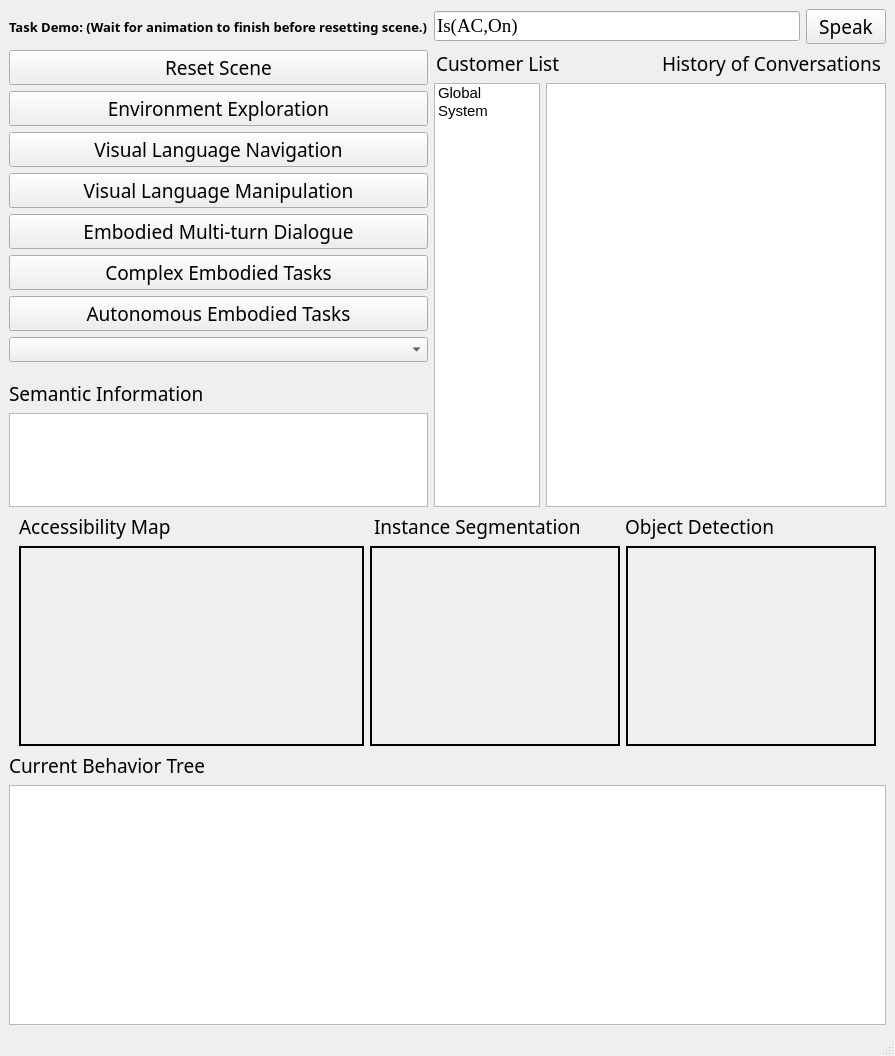
<?xml version="1.0" encoding="UTF-8"?>
<ui version="4.0">
 <class>MainWindow</class>
 <widget class="QMainWindow" name="MainWindow">
  <property name="geometry">
   <rect>
    <x>0</x>
    <y>0</y>
    <width>895</width>
    <height>1056</height>
   </rect>
  </property>
  <property name="windowTitle">
   <string>BTGym</string>
  </property>
  <property name="autoFillBackground">
   <bool>false</bool>
  </property>
  <widget class="QWidget" name="centralwidget">
   <layout class="QGridLayout" name="gridLayout">
    <item row="1" column="1" rowspan="5" colspan="2">
     <layout class="QVBoxLayout" name="verticalLayout_4">
      <item>
       <layout class="QHBoxLayout" name="horizontalLayout_2">
        <property name="spacing">
         <number>100</number>
        </property>
        <item>
         <widget class="QLabel" name="label_10">
          <property name="sizePolicy">
           <sizepolicy hsizetype="Maximum" vsizetype="Preferred">
            <horstretch>0</horstretch>
            <verstretch>0</verstretch>
           </sizepolicy>
          </property>
          <property name="font">
           <font>
            <family>黑体</family>
            <pointsize>14</pointsize>
           </font>
          </property>
          <property name="text">
           <string>Customer List</string>
          </property>
         </widget>
        </item>
        <item>
         <widget class="QLabel" name="label_11">
          <property name="sizePolicy">
           <sizepolicy hsizetype="Fixed" vsizetype="Preferred">
            <horstretch>0</horstretch>
            <verstretch>0</verstretch>
           </sizepolicy>
          </property>
          <property name="font">
           <font>
            <family>黑体</family>
            <pointsize>14</pointsize>
           </font>
          </property>
          <property name="text">
           <string>History of Conversations</string>
          </property>
         </widget>
        </item>
       </layout>
      </item>
      <item>
       <layout class="QHBoxLayout" name="horizontalLayout">
        <item>
         <widget class="QListWidget" name="list_customer">
          <property name="sizePolicy">
           <sizepolicy hsizetype="Minimum" vsizetype="Expanding">
            <horstretch>0</horstretch>
            <verstretch>0</verstretch>
           </sizepolicy>
          </property>
          <property name="minimumSize">
           <size>
            <width>50</width>
            <height>250</height>
           </size>
          </property>
          <property name="font">
           <font>
            <pointsize>11</pointsize>
           </font>
          </property>
          <item>
           <property name="text">
            <string>Global</string>
           </property>
          </item>
          <item>
           <property name="text">
            <string>System</string>
           </property>
          </item>
         </widget>
        </item>
        <item>
         <widget class="QTextEdit" name="edit_local_history">
          <property name="enabled">
           <bool>true</bool>
          </property>
          <property name="sizePolicy">
           <sizepolicy hsizetype="Minimum" vsizetype="Expanding">
            <horstretch>0</horstretch>
            <verstretch>0</verstretch>
           </sizepolicy>
          </property>
          <property name="minimumSize">
           <size>
            <width>340</width>
            <height>0</height>
           </size>
          </property>
          <property name="font">
           <font>
            <pointsize>11</pointsize>
           </font>
          </property>
          <property name="readOnly">
           <bool>true</bool>
          </property>
         </widget>
        </item>
       </layout>
      </item>
     </layout>
    </item>
    <item row="6" column="0" colspan="3">
     <layout class="QGridLayout" name="gridLayout_3">
      <item row="1" column="0">
       <layout class="QVBoxLayout" name="verticalLayout_2">
        <item>
         <widget class="QLabel" name="label_5">
          <property name="font">
           <font>
            <family>黑体</family>
            <pointsize>14</pointsize>
           </font>
          </property>
          <property name="text">
           <string>Current Behavior Tree</string>
          </property>
         </widget>
        </item>
        <item>
         <widget class="QGraphicsView" name="img_view_bt">
          <property name="sizePolicy">
           <sizepolicy hsizetype="Expanding" vsizetype="Fixed">
            <horstretch>0</horstretch>
            <verstretch>0</verstretch>
           </sizepolicy>
          </property>
          <property name="minimumSize">
           <size>
            <width>0</width>
            <height>240</height>
           </size>
          </property>
         </widget>
        </item>
       </layout>
      </item>
      <item row="0" column="0">
       <layout class="QGridLayout" name="gridLayout_2">
        <item row="0" column="0">
         <layout class="QHBoxLayout" name="horizontalLayout_4">
          <property name="spacing">
           <number>0</number>
          </property>
          <property name="leftMargin">
           <number>0</number>
          </property>
          <item>
           <widget class="QLabel" name="label_6">
            <property name="sizePolicy">
             <sizepolicy hsizetype="Fixed" vsizetype="Preferred">
              <horstretch>0</horstretch>
              <verstretch>0</verstretch>
             </sizepolicy>
            </property>
            <property name="minimumSize">
             <size>
              <width>355</width>
              <height>0</height>
             </size>
            </property>
            <property name="font">
             <font>
              <family>黑体</family>
              <pointsize>14</pointsize>
             </font>
            </property>
            <property name="text">
             <string>Accessibility Map</string>
            </property>
           </widget>
          </item>
          <item>
           <widget class="QLabel" name="label_7">
            <property name="sizePolicy">
             <sizepolicy hsizetype="Preferred" vsizetype="Preferred">
              <horstretch>0</horstretch>
              <verstretch>0</verstretch>
             </sizepolicy>
            </property>
            <property name="minimumSize">
             <size>
              <width>0</width>
              <height>0</height>
             </size>
            </property>
            <property name="font">
             <font>
              <family>黑体</family>
              <pointsize>14</pointsize>
             </font>
            </property>
            <property name="text">
             <string>Instance Segmentation</string>
            </property>
           </widget>
          </item>
          <item>
           <widget class="QLabel" name="label_8">
            <property name="sizePolicy">
             <sizepolicy hsizetype="Preferred" vsizetype="Preferred">
              <horstretch>0</horstretch>
              <verstretch>0</verstretch>
             </sizepolicy>
            </property>
            <property name="minimumSize">
             <size>
              <width>0</width>
              <height>0</height>
             </size>
            </property>
            <property name="font">
             <font>
              <family>黑体</family>
              <pointsize>14</pointsize>
             </font>
            </property>
            <property name="text">
             <string>Object Detection</string>
            </property>
           </widget>
          </item>
         </layout>
        </item>
        <item row="1" column="0">
         <layout class="QHBoxLayout" name="horizontalLayout_5">
          <item>
           <widget class="QLabel" name="img_label_map">
            <property name="enabled">
             <bool>true</bool>
            </property>
            <property name="sizePolicy">
             <sizepolicy hsizetype="Fixed" vsizetype="Fixed">
              <horstretch>0</horstretch>
              <verstretch>0</verstretch>
             </sizepolicy>
            </property>
            <property name="minimumSize">
             <size>
              <width>345</width>
              <height>200</height>
             </size>
            </property>
            <property name="styleSheet">
             <string notr="true">border: 2px solid black;</string>
            </property>
            <property name="text">
             <string/>
            </property>
           </widget>
          </item>
          <item>
           <widget class="QLabel" name="img_label_seg">
            <property name="enabled">
             <bool>true</bool>
            </property>
            <property name="sizePolicy">
             <sizepolicy hsizetype="Fixed" vsizetype="Fixed">
              <horstretch>0</horstretch>
              <verstretch>0</verstretch>
             </sizepolicy>
            </property>
            <property name="minimumSize">
             <size>
              <width>250</width>
              <height>200</height>
             </size>
            </property>
            <property name="styleSheet">
             <string notr="true">border: 2px solid black;</string>
            </property>
            <property name="text">
             <string/>
            </property>
           </widget>
          </item>
          <item>
           <widget class="QLabel" name="img_label_obj">
            <property name="enabled">
             <bool>true</bool>
            </property>
            <property name="sizePolicy">
             <sizepolicy hsizetype="Fixed" vsizetype="Fixed">
              <horstretch>0</horstretch>
              <verstretch>0</verstretch>
             </sizepolicy>
            </property>
            <property name="minimumSize">
             <size>
              <width>250</width>
              <height>200</height>
             </size>
            </property>
            <property name="styleSheet">
             <string notr="true">border: 2px solid black;</string>
            </property>
            <property name="text">
             <string/>
            </property>
           </widget>
          </item>
         </layout>
        </item>
       </layout>
      </item>
     </layout>
    </item>
    <item row="5" column="0">
     <layout class="QVBoxLayout" name="verticalLayout_3">
      <item>
       <widget class="QTextBrowser" name="textBrowser_5">
        <property name="font">
         <font>
          <family>黑体</family>
          <pointsize>13</pointsize>
          <weight>50</weight>
          <bold>false</bold>
         </font>
        </property>
        <property name="layoutDirection">
         <enum>Qt::LeftToRight</enum>
        </property>
        <property name="styleSheet">
         <string notr="true">text-align:center;</string>
        </property>
        <property name="markdown">
         <string/>
        </property>
        <property name="html">
         <string>&lt;!DOCTYPE HTML PUBLIC &quot;-//W3C//DTD HTML 4.0//EN&quot; &quot;http://www.w3.org/TR/REC-html40/strict.dtd&quot;&gt;
&lt;html&gt;&lt;head&gt;&lt;meta name=&quot;qrichtext&quot; content=&quot;1&quot; /&gt;&lt;style type=&quot;text/css&quot;&gt;
p, li { white-space: pre-wrap; }
&lt;/style&gt;&lt;/head&gt;&lt;body style=&quot; font-family:'黑体'; font-size:13pt; font-weight:400; font-style:normal;&quot;&gt;
&lt;p style=&quot;-qt-paragraph-type:empty; margin-top:0px; margin-bottom:0px; margin-left:0px; margin-right:0px; -qt-block-indent:0; text-indent:0px; font-size:11pt;&quot;&gt;&lt;br /&gt;&lt;/p&gt;&lt;/body&gt;&lt;/html&gt;</string>
        </property>
       </widget>
      </item>
     </layout>
    </item>
    <item row="0" column="0">
     <widget class="QLabel" name="label_9">
      <property name="font">
       <font>
        <family>等线</family>
        <pointsize>10</pointsize>
        <weight>75</weight>
        <bold>true</bold>
       </font>
      </property>
      <property name="text">
       <string>Task Demo: (Wait for animation to finish before resetting scene.)</string>
      </property>
     </widget>
    </item>
    <item row="0" column="2">
     <widget class="QPushButton" name="btn_say">
      <property name="font">
       <font>
        <family>黑体</family>
        <pointsize>14</pointsize>
       </font>
      </property>
      <property name="text">
       <string>Speak</string>
      </property>
     </widget>
    </item>
    <item row="0" column="1">
     <widget class="QLineEdit" name="edit_say">
      <property name="font">
       <font>
        <family>Times New Roman</family>
        <pointsize>14</pointsize>
       </font>
      </property>
      <property name="text">
       <string>Is(AC,On)</string>
      </property>
     </widget>
    </item>
    <item row="4" column="0">
     <widget class="QLabel" name="label">
      <property name="font">
       <font>
        <family>黑体</family>
        <pointsize>14</pointsize>
       </font>
      </property>
      <property name="text">
       <string>Semantic Information</string>
      </property>
     </widget>
    </item>
    <item row="1" column="0">
     <layout class="QVBoxLayout" name="verticalLayout">
      <item>
       <widget class="QPushButton" name="btn_reset">
        <property name="font">
         <font>
          <family>黑体</family>
          <pointsize>14</pointsize>
         </font>
        </property>
        <property name="text">
         <string>Reset Scene</string>
        </property>
       </widget>
      </item>
      <item>
       <widget class="QPushButton" name="btn_AEM">
        <property name="font">
         <font>
          <family>黑体</family>
          <pointsize>14</pointsize>
         </font>
        </property>
        <property name="text">
         <string>Environment Exploration</string>
        </property>
       </widget>
      </item>
      <item>
       <widget class="QPushButton" name="btn_VLN">
        <property name="font">
         <font>
          <family>黑体</family>
          <pointsize>14</pointsize>
         </font>
        </property>
        <property name="text">
         <string>Visual Language Navigation</string>
        </property>
       </widget>
      </item>
      <item>
       <widget class="QPushButton" name="btn_VLM">
        <property name="font">
         <font>
          <family>黑体</family>
          <pointsize>14</pointsize>
         </font>
        </property>
        <property name="text">
         <string>Visual Language Manipulation</string>
        </property>
       </widget>
      </item>
      <item>
       <widget class="QPushButton" name="btn_GQA">
        <property name="font">
         <font>
          <family>黑体</family>
          <pointsize>14</pointsize>
         </font>
        </property>
        <property name="text">
         <string>Embodied Multi-turn Dialogue</string>
        </property>
       </widget>
      </item>
      <item>
       <widget class="QPushButton" name="btn_OT">
        <property name="font">
         <font>
          <family>黑体</family>
          <pointsize>14</pointsize>
         </font>
        </property>
        <property name="text">
         <string>Complex Embodied Tasks</string>
        </property>
       </widget>
      </item>
      <item>
       <widget class="QPushButton" name="btn_AT">
        <property name="font">
         <font>
          <family>黑体</family>
          <pointsize>14</pointsize>
         </font>
        </property>
        <property name="text">
         <string>Autonomous Embodied Tasks</string>
        </property>
       </widget>
      </item>
      <item>
       <widget class="QComboBox" name="cb_task">
        <property name="sizePolicy">
         <sizepolicy hsizetype="Preferred" vsizetype="Minimum">
          <horstretch>0</horstretch>
          <verstretch>0</verstretch>
         </sizepolicy>
        </property>
        <property name="minimumSize">
         <size>
          <width>0</width>
          <height>25</height>
         </size>
        </property>
        <property name="font">
         <font>
          <family>黑体</family>
          <pointsize>14</pointsize>
         </font>
        </property>
        <property name="editable">
         <bool>false</bool>
        </property>
        <property name="currentText">
         <string/>
        </property>
        <property name="currentIndex">
         <number>-1</number>
        </property>
        <property name="insertPolicy">
         <enum>QComboBox::InsertAtBottom</enum>
        </property>
        <property name="placeholderText">
         <string extracomment="其他任务">其他任务</string>
        </property>
       </widget>
      </item>
     </layout>
    </item>
   </layout>
  </widget>
  <widget class="QStatusBar" name="statusbar"/>
 </widget>
 <resources/>
 <connections/>
</ui>
